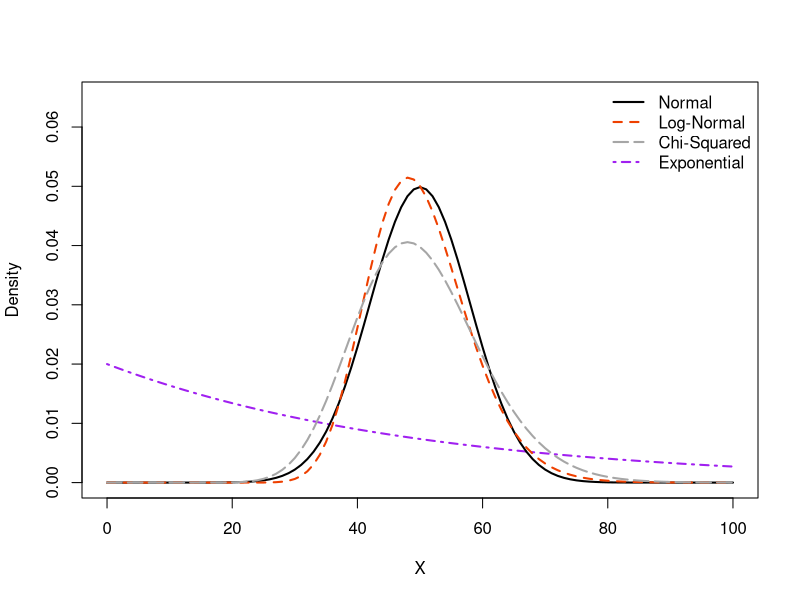
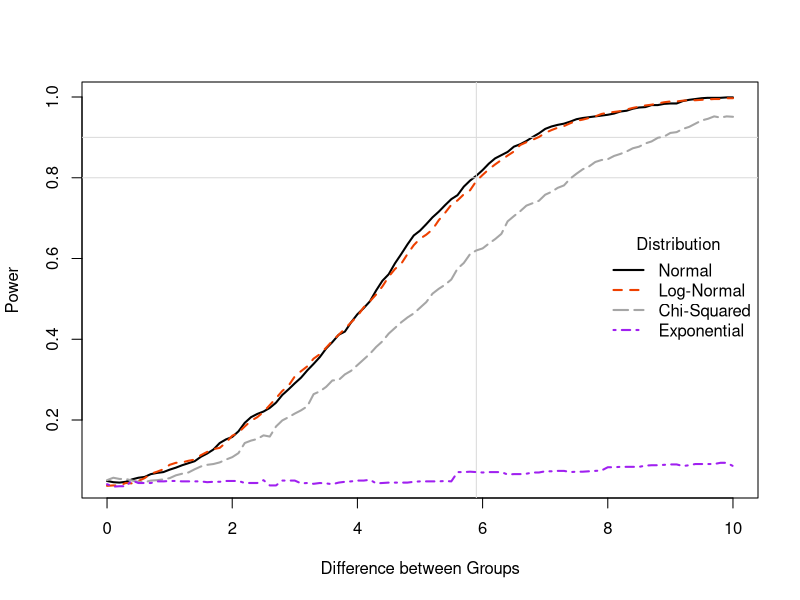

Recreate these plots in R, in order.
## ---- chunk 1
knitr::opts_chunk$set(echo = TRUE)

library(kableExtra) # load for tables
## ---- chunk 2
# Plot parameters to set for mean and sd for use in plotting densities
meanp <- 50
sdp <- 8

# Plot exponential distribution density
xseq <- seq(from=0, to=100, by=0.01)
plot(x=xseq, y=dexp(xseq, rate=1/meanp), ylim=c(0,0.065), 
     xlab='X', ylab='Density', 
     type='l', col='purple', lwd=2, lty=4)

# Add normal density
curve(dnorm(x, mean=meanp, sd=sdp), add=T, lwd=2)

# Add log-normal density
curve(dlnorm(x, meanlog=log(meanp^2 / sqrt(meanp^2 + sdp^2)), 
             sdlog=sqrt( log(1 + (sdp^2 / meanp^2)) )), 
      add=T, lwd=2, col='orangered2', lty=2)

# Add chi-squared density
curve(dchisq(x, df=meanp), add=T, lwd=2, col='gray65', lty=5)

# Add legend
legend('topright', col=c('black','orangered2','gray65','purple'),
       lty=c(1,2,5,4), lwd=rep(2,4), bty='n', 
       legend=c('Normal','Log-Normal','Chi-Squared','Exponential'))
## ---- chunk 3
# Create function to implement simulations for given combination

power_calc_ttest <- function(mean1,mean2,sd,nsim,ngrp=30,seed=515){
### Function to implement power calculation for given mean
# mean1: mean for group 1
# mean2: mean for group 2
# sd: sd for group 1
# nsim: number of simulations to use in estimating power calculation
# ngrp: number to simulate in each group (default is 30)
# seed: seed to set for simulations (default is 515)
  
  set.seed(515) # set seed for reproducibility
  
  # Proportion of t-tests with p<0.05 for normally distributed data
  res_norm <- mean( sapply(1:nsim, function(x) 
    t.test(x=rnorm(n=ngrp, mean=mean1, sd=sd), 
           y=rnorm(n=ngrp, mean=mean2, sd=sd))$p.value < 0.05 ) )
  
  # Proportion of t-tests with p<0.05 for exponentially distributed data
  mean1_log <- log(mean1^2 / sqrt(mean1^2 + sd^2))
  mean2_log <- log(mean2^2 / sqrt(mean2^2 + sd^2))
  sd1_log <- sqrt( log(1 + (sd^2 / mean1^2)) )
  sd2_log <- sqrt( log(1 + (sd^2 / mean2^2)) )
  res_lognorm <- mean( sapply(1:nsim, function(x) 
    t.test(x=rlnorm(n=ngrp, meanlog=mean1_log, sd=sd1_log), 
           y=rlnorm(n=ngrp, mean=mean2_log, sd=sd2_log))$p.value < 0.05 ) )
  
  # Proportion of t-tests with p<0.05 for chi-squared distributed data
  res_chisq <-mean( sapply(1:nsim, function(x) 
    t.test(x=rchisq(n=ngrp, df=mean1), 
           y=rchisq(n=ngrp, df=mean2))$p.value < 0.05 ) )
  
  # Proportion of t-tests with p<0.05 for exponentially distributed data
  res_exp <-mean( sapply(1:nsim, function(x) 
    t.test(x=rexp(n=ngrp, rate=1/mean1), 
           y=rexp(n=ngrp, rate=1/mean2))$p.value < 0.05 ) )
  
  # Return vector of estimated power
  ret <- c('normal'=res_norm, 
           'lognormal'=res_lognorm, 
           'chisq'=res_chisq, 
           'exponential'=res_exp)
  return( ret )
}

# Use sapply to generate simulation results across vector of difference values
delta_vec <- seq(0,10,by=0.1)
sim_res <- sapply(delta_vec, 
                  function(x) power_calc_ttest(mean1=50, mean2=50+x, sd=8, nsim=1000))

# Add column names to reflect delta_vec
colnames(sim_res) <- delta_vec
## ---- chunk 4
# Extract results for null case and scenario with expected 80% power
tab_res <- sim_res[,c('0','5.9')]
rownames(tab_res) <- c('Normal','Log-Normal','Chi-squared','Exponential')

# Create table of results
kbl(tab_res, 
    caption = 'Type I Error at Difference=0 and Power at Difference=5.9 for Two-Sample t-Test when $n=30$ per Group', 
    booktabs=T, align='cc',
    col.names = c('Difference = 0','Difference = 5.9'))  %>%
    collapse_rows(columns=1, latex_hline='major', valign='middle') %>%
    kable_styling(latex_options = "HOLD_position")
## ---- chunk 5
# Plot results from simulation
plot(x=delta_vec, y=sim_res['normal',], 
     type='l', lwd=2,
     xlab='Difference between Groups', ylab='Power')

# Add reference lines
abline(h=c(0.8,0.9), v=5.9, col='gray85')

# Add other distributions
lines(x=delta_vec, y=sim_res['lognormal',], col='orangered2', lty=2, lwd=2)
lines(x=delta_vec, y=sim_res['chisq',], col='gray65', lty=5, lwd=2)
lines(x=delta_vec, y=sim_res['exponential',], col='purple', lty=4, lwd=2)

# Add legend
legend('right', col=c('black','orangered2','gray65','purple'),
       lty=c(1,2,5,4), lwd=rep(2,4), bty='n', 
       legend=c('Normal','Log-Normal','Chi-Squared','Exponential'),
       title='Distribution')
